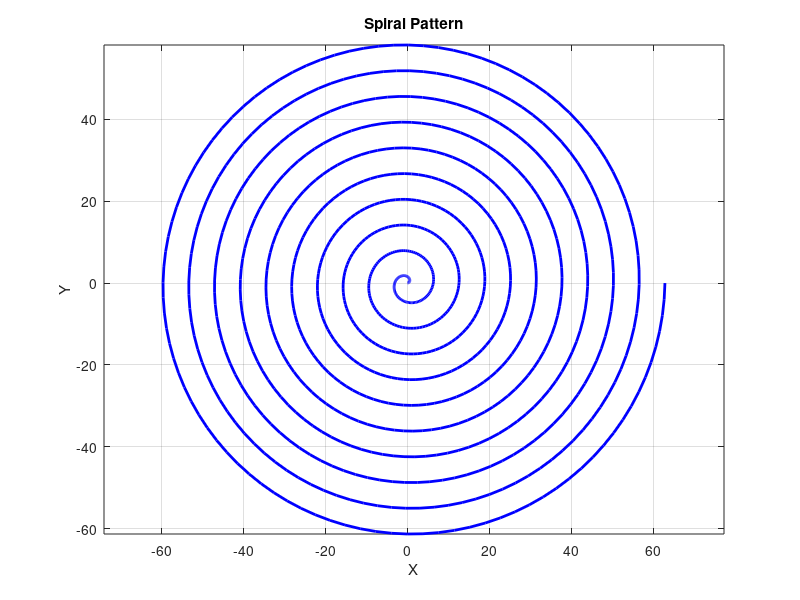

The MATLAB source for this figure:
%Sujeet Kumar 20218009
%Problem no. 12
num_turns = 10;
points_per_turn = 100;

x = zeros(1, num_turns * points_per_turn);
y = zeros(1, num_turns * points_per_turn);

theta = linspace(0, 2 * pi * num_turns, num_turns * points_per_turn);
radius = theta;
x = radius .* cos(theta);
y = radius .* sin(theta);

figure;
plot(x, y, 'b', 'LineWidth', 2);
axis equal; % Ensure equal scaling for x and y axes
title('Spiral Pattern');
xlabel('X');
ylabel('Y');
grid on;
